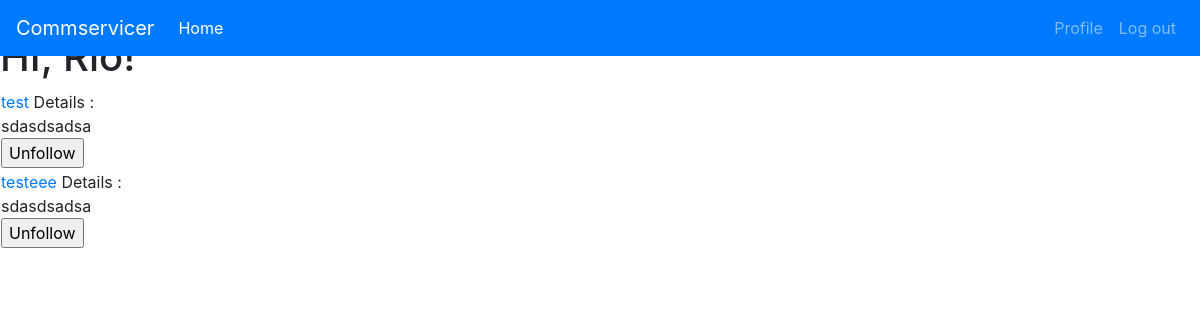
The app's page /index (signed in) with its own data.
### app/models.py (models this page shows, shortened)
class User(UserMixin, db.Model):
    id = db.Column(db.Integer,primary_key=True)
    username = db.Column(db.String(128),index=True,unique=True,nullable=False)
    email = db.Column(db.String(128), index=True, unique=True, nullable=False)
    password = db.Column(db.String(128),nullable=False)
    user_level = db.Column(db.Integer,nullable= False,default=3)
    posts = db.relationship('Post', backref='author', lazy='dynamic')
    about_me = db.Column(db.String(140))
    last_seen = db.Column(db.DateTime, default=datetime.utcnow)

class Post(db.Model):
    id = db.Column(db.Integer, primary_key=True)
    title = db.Column(db.String(100),nullable = False , index = True)
    body = db.Column(db.String(1000))
    timestamp = db.Column(db.DateTime, index=True, default=datetime.now())
    start_time  = db.Column(db.DateTime, index=True)
    user_id = db.Column(db.Integer, db.ForeignKey('user.id'),nullable=False)
    max_participant = db.Column(db.Integer)
    verified = db.Column(db.BOOLEAN,nullable=False,default = False)
    participant_count = db.relationship('User', secondary=participants,
                                        primaryjoin =(participants.c.post_id == id),
                                        secondaryjoin =(participants.c.user_id == User.id),
                                        backref=db.backref('Post',lazy=True), lazy=True)
    def has_joined(self, user):
        return Post.query.filter(participants.c.user_id == user.id, participants.c.post_id == self.id).count()> 0

### app/routes.py (the view)
@app.route('/')
@app.route('/index')
@login_required
def index():
    posts = [
        {
            'author': {'username': 'John'},
            'body': 'Beautiful day in Portland!'
        },
        {
            'author': {'username': 'Susan'},
            'body': 'The Avengers movie was so cool!'
        }
    ]
    posts = Post.query.filter_by(verified=True).order_by(Post.timestamp.desc()).all()
    posts = Post.query.order_by(Post.timestamp.desc()).all() #change this to only query for verified ones only
    form = EmptyForm()
    return render_template('index.html',title='Home Page',posts=posts, user = current_user,form = form)

### app/forms.py
class EmptyForm(FlaskForm):
    submit = SubmitField('Submit')

### app/models.py (called while the page is built)
@login.user_loader
def load_user(id):
    return User.query.get(int(id))

### app/routes.py (called while the page is built)
@app.before_request
def before_request():
    if current_user.is_authenticated:
        current_user.last_seen = datetime.now()
        db.session.commit()

### app/templates/index.html
{%  extends "base.html"%}
{%  block content %}
    <h1>HI, {{ current_user.username }}!</h1>
    {% for post in posts  %}
        {% include '_post.html' %}
    {%  endfor %}
{%  endblock %}

### app/templates/_post.html (shortened to what this page needs)
  <table>
        <tr valign="top">
            <td>
                <a href="{{ url_for('event_details', id=post.id) }}">
                    {{ post.title }}
                </a>
                Details :<br>{{ post.body }}
                {% if not post.has_joined(user)%}
                <form action="{{ url_for('join', id =post.id) }}" method="post">
                    {{ form.hidden_tag() }}
                    {{ form.submit(value='join') }}
                </form>
                {% else %}
                <form action="{{ url_for('leave', id=post.id) }}" method="post">
                    {{ form.submit(value='Unfollow') }}
                </form>
                {% endif %}
            </td>
        </tr>
    </table>

### records on screen
User: username "Rio"
Post: title "test", body "sdasdsadsa"
Post: title "testeee", body "sdasdsadsa"
